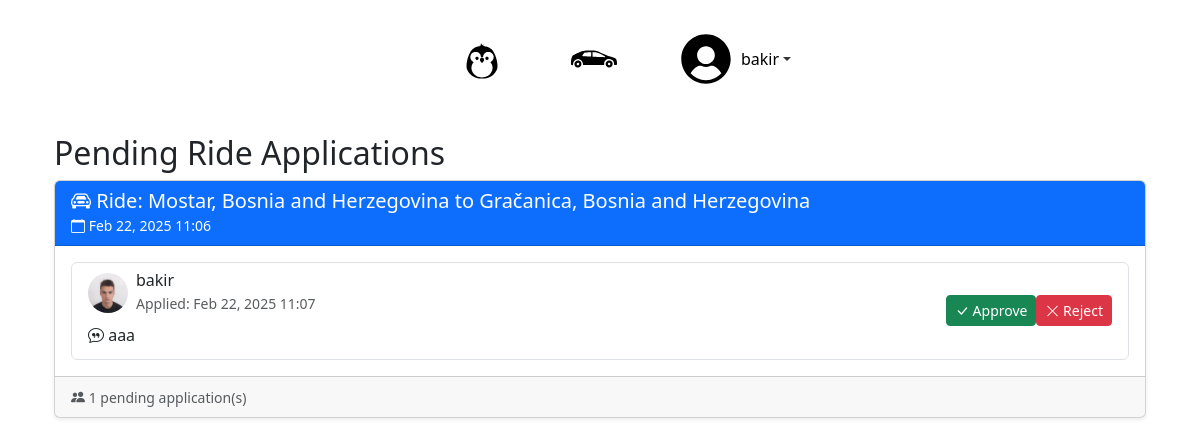
Page /profile/pending_rides/ (signed in) on the earlier database version.
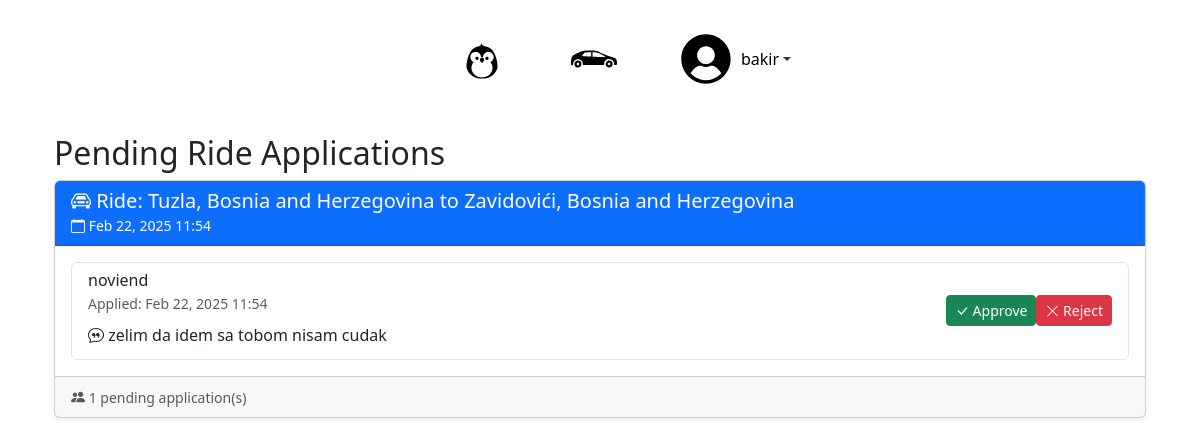
Same page on the later database version.
### base/models.py (models this page shows, shortened)
class User(AbstractUser):
    level = models.ForeignKey(UserLevel, on_delete=models.SET_NULL, null=True)
    km_passed = models.IntegerField(default=0)
    number_of_rides = models.IntegerField(default=0)
    profile_description = models.TextField(blank=True, null=True)
    phone_number_user = models.TextField(
        null=True,
        blank=True,
        default='387603067074',
        unique=False  # Explicitly set unique=False
    )
    path_to_profile_picture = models.CharField(default = "", max_length=20, null=True)
    class Meta:
        verbose_name = 'User'
        verbose_name_plural = 'Users'

class Ride(models.Model):
    start = models.CharField(max_length=50)
    end = models.CharField (max_length=50)
    distance = models.DecimalField(max_digits=10, decimal_places=2, default=0.00)
    travelers = models.IntegerField(default=1)
    duration = models.DurationField(null=True, blank=True)
    created_on = models.DateTimeField(default=timezone.now)  # Changed from auto_now_add
    start_date = models.DateTimeField(default=timezone.now)
    origin_place_id = models.CharField(max_length=255, null=True)
    origin_latitude = models.FloatField(default=0)
    origin_longitude = models.FloatField(default=0)
    destination_place_id = models.CharField(max_length=255, null=True)
    destination_latitude = models.FloatField(default=0)
    destination_longitude = models.FloatField(default=0)
    distance_km = models.FloatField(default=0)
    duration_text = models.CharField(max_length=100, null=True)
    selected_route_index = models.IntegerField(default=0)
    selected_route_polyline = models.TextField(default='')

class RideApplication(models.Model):
    STATUS_CHOICES = [
        ('PENDING', 'Pending'),
        ('APPROVED', 'Approved'),
        ('REJECTED', 'Rejected'),
    ]
    user = models.ForeignKey(User, on_delete=models.CASCADE, related_name='ride_applications')
    ride = models.ForeignKey(Ride, on_delete=models.CASCADE, related_name='applications')
    status = models.CharField(max_length=10, choices=STATUS_CHOICES, default='PENDING')
    applied_at = models.DateTimeField(auto_now_add=True)
    updated_at = models.DateTimeField(auto_now=True)
    message = models.TextField(blank=True, null=True)  # Optional message from applicant
    class Meta:
        unique_together = ('user', 'ride')  # Prevent duplicate applications
        ordering = ['-applied_at']
        verbose_name = 'Ride Application'
        verbose_name_plural = 'Ride Applications'

### user_profile/views.py (the view)
# urls.py: path('pending_rides/', pendingRides, name='pending_rides'),
@login_required
def pendingRides(request):
    user_rides = UserRideAssociation.objects.filter(
        user=request.user,
        is_driver=True
    ).values_list('ride', flat=True)
    pending_applications = RideApplication.objects.filter(
        ride__in=user_rides,
        status='PENDING'
    ).select_related('user', 'ride')
    context = {
        'pending_applications': pending_applications
    }
    return render(request, 'pending_rides.html', context)

### user_profile/templates/pending_rides.html (shortened to what this page needs)
{% extends 'base.html' %}
{% load static %}
{% block content %}
<div class="container mt-4">
    <h2>Pending Ride Applications</h2>
    {% if pending_applications %}
        {% regroup pending_applications by ride as ride_list %}
        {% for ride in ride_list %}
            <div class="card mb-4 shadow-sm">
                <div class="card-header bg-primary text-white">
                    <h5 class="mb-0">
                        <i class="bi bi-car-front"></i>
                        Ride: {{ ride.grouper.start }} to {{ ride.grouper.end }}
                    </h5>
                    <small>
                        <i class="bi bi-calendar"></i>
                        {{ ride.grouper.start_date|date:"M d, Y H:i" }}
                    </small>
                </div>
                <div class="card-body">
                    <div class="list-group">
                    {% for application in ride.list %}
                        <div class="list-group-item">
                            <div class="d-flex justify-content-between align-items-center">
                                <div>
                                    <div class="d-flex align-items-center">
                                        {% if application.user.path_to_profile_picture %}
                                            <img src="{% static 'base/profile_pictures/'|add:application.user.path_to_profile_picture %}"
                                                 class="rounded-circle me-2"
                                                 width="40"
                                                 height="40"
                                                 alt="Applicant photo">
                                        {% endif %}
                                        <div>
                                            <h6 class="mb-0">{{ application.user.username }}</h6>
                                            <small class="text-muted">Applied: {{ application.applied_at|date:"M d, Y H:i" }}</small>
                                        </div>
                                    </div>
                                    {% if application.message %}
                                        <p class="mb-1 mt-2">
                                            <i class="bi bi-chat-quote"></i>
                                            {{ application.message }}
                                        </p>
                                    {% endif %}
                                </div>
                                <div class="btn-group">
                                    <form method="POST" action="{% url 'user_profile:approve_application' application.id %}" class="d-inline">
                                        <button type="submit" class="btn btn-success btn-sm">
                                            <i class="bi bi-check-lg"></i> Approve
                                        </button>
                                    </form>
                                    <form method="POST" action="{% url 'user_profile:reject_application' application.id %}" class="d-inline">
                                        <button type="submit" class="btn btn-danger btn-sm">
                                            <i class="bi bi-x-lg"></i> Reject
                                        </button>
                                    </form>
                                </div>
                            </div>
                        </div>
                    {% endfor %}
                    </div>
                </div>
                <div class="card-footer">
                    <small class="text-muted">
                        <i class="bi bi-people-fill"></i>
                        {{ ride.list|length }} pending application(s)
                    </small>
                </div>
            </div>
        {% endfor %}
    {% else %}
        <div class="alert alert-info">
            <i class="bi bi-info-circle"></i>
            <p class="mb-0">No pending applications found.</p>
        </div>
    {% endif %}
</div>
<link rel="stylesheet" href="https://cdn.jsdelivr.net/npm/bootstrap-icons@1.11.1/font/bootstrap-icons.css">
{% endblock %}

### base/templates/base.html (shortened to what this page needs)
<!DOCTYPE html>
{% load static %}
<html lang="en">
<head>
    <link href="#"
          rel="stylesheet"
>
          <link href="https://cdn.jsdelivr.net/npm/bootstrap@5.3.0/dist/css/bootstrap.min.css" rel="stylesheet">
</head>
<body>
    <div class="container main-container">
        <nav class="navbar navbar-dark navbar-sticky d-flex justify-content-center">
            <a class="nav-link" href="{% url 'user_profile:profile' %}">
                <img src="{% static 'base/svgs/penguin_base.svg' %}" alt="Profile" width="50" height="50">
            </a>
            <a class="nav-link" href="{% url 'rides' %}">
                   <img src="{% static 'base/svgs/car.svg' %}" alt="Rides" width="50" height="50">
            </a>
            {% if user.is_authenticated %}
            <div class="nav-item dropdown">
                <a class="nav-link dropdown-toggle" href="#" id="userDropdown" role="button" data-bs-toggle="dropdown" aria-expanded="false">
                    <img src="{% static 'base/svgs/user.svg' %}" alt="User" width="50" height="50">
                    <span class="link-text">{{ user.username }}</span>
                </a>
            </div>
            {% endif %}
        </nav>
        {% block content %}
        {% endblock content %}
    </div>
</body>
</html>

### base/templates/base.html (style rules this page uses)
body { background-color: #ffffff; min-height: 100vh; padding: 10px; }
.navbar-sticky { position: sticky; top: 0; z-index: 1000; transition: all 0.3s ease-in-out; border-bottom: 2px solid white; }
.navbar { width: 100%; display: flex; flex-wrap: nowrap; justify-content: center; align-items: center; padding: 1rem 0; }
.nav-link { display: inline-flex !important; align-items: center; justify-content: center; color: #333 !important; margin: 0 15px; text-decoration: none; transition: all 0.3s ease-in-out; position: relative; padding: 0.5rem 1rem; }
.nav-link img { display: block; transition: opacity 0.3s ease-in-out; }
.link-text { display: block; position: absolute; opacity: 0; color: black; transition: opacity 0.3s ease-in-out; margin-left: 8px; }
.dropdown-toggle .link-text { position: relative !important; opacity: 1 !important; margin-left: 10px; }

Differences in the rows shown:
no longer on this page (row unchanged): Ride: grouper.start "Mostar, Bosnia and Herzegovina", grouper.end "Gračanica, Bosnia and Herzegovina", grouper.start_date "Feb 22, 2025 11:06", list|length "1"
removed RideApplication: user.path_to_profile_picture (picture), user.username "bakir", applied_at "Feb 22, 2025 11:07", message "aaa", shown under "Mostar, Bosnia and Herzegovina"
added Ride: grouper.start "Tuzla, Bosnia and Herzegovina", grouper.end "Zavidovići, Bosnia and Herzegovina", grouper.start_date "Feb 22, 2025 11:54", list|length "1"
added RideApplication: user.username "noviend", applied_at "Feb 22, 2025 11:54", message "zelim da idem sa tobom nisam cudak", shown under "Tuzla, Bosnia and Herzegovina"
